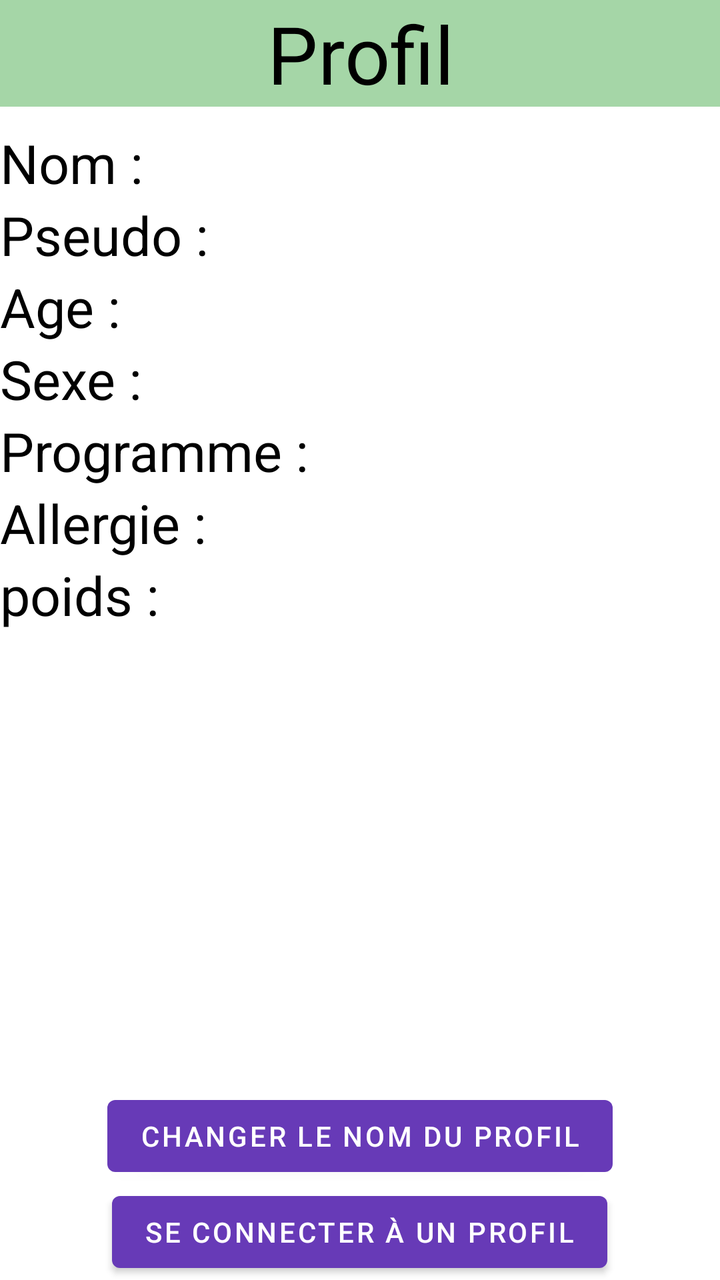
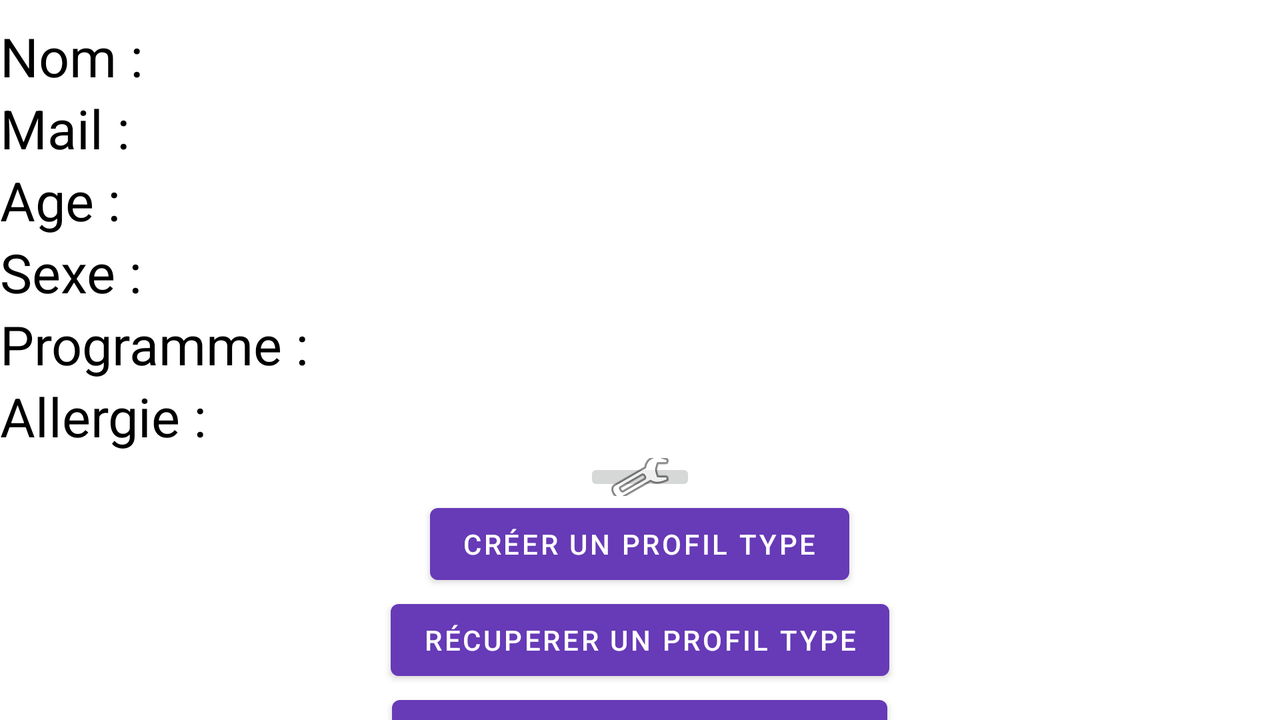

Two renders of one Android screen. The first uses the default layout on a phone; the second uses the alternative layout the repository ships for a different screen configuration, on a matching device. The two XML files are below.
<!-- AndroidManifest.xml: application theme Theme.Ambrosia -->
<!-- res/layout/fragment_profil.xml -->
<?xml version="1.0" encoding="utf-8"?>
<LinearLayout xmlns:android="http://schemas.android.com/apk/res/android"
    xmlns:app="http://schemas.android.com/apk/res-auto"
    xmlns:tools="http://schemas.android.com/tools"
    android:layout_width="match_parent"
    android:layout_height="match_parent"
    android:gravity="top"
    android:orientation="vertical"
    tools:context=".Profil">


    <TextView
        android:id="@+id/profil"
        android:layout_width="match_parent"
        android:layout_height="wrap_content"
        android:background="@color/green_200"
        android:text="@string/profil"
        android:textAlignment="center"
        android:textColor="@color/black"
        android:textSize="@dimen/titre_profil_size" />


    <LinearLayout
        android:layout_width="match_parent"
        android:layout_height="wrap_content"
        android:layout_marginTop="10dp"
        android:layout_weight="1"
        android:orientation="vertical">

        <TextView
            android:id="@+id/nom"
            android:layout_width="wrap_content"
            android:layout_height="wrap_content"
            android:orientation="horizontal"
            android:text="Nom :"
            android:textColor="@color/black"
            android:textSize="@dimen/nom_profil_size" />

        <TextView
            android:id="@+id/pseudo"
            android:layout_width="wrap_content"
            android:layout_height="wrap_content"
            android:text="Pseudo :"
            android:textColor="@color/black"
            android:textSize="@dimen/mail_profil_size" />

        <TextView
            android:id="@+id/age"
            android:layout_width="wrap_content"
            android:layout_height="wrap_content"
            android:text="Age :"
            android:textColor="@color/black"
            android:textSize="@dimen/age_profil_size" />

        <TextView
            android:id="@+id/sexe"
            android:layout_width="wrap_content"
            android:layout_height="wrap_content"
            android:text="Sexe :"
            android:textColor="@color/black"
            android:textSize="@dimen/sex_profil_size" />

        <TextView
            android:id="@+id/programme"
            android:layout_width="wrap_content"
            android:layout_height="wrap_content"
            android:text="Programme :"
            android:textColor="@color/black"
            android:textSize="@dimen/programme_profil_size" />

        <TextView
            android:id="@+id/allergie"
            android:layout_width="wrap_content"
            android:layout_height="wrap_content"
            android:text="Allergie :"
            android:textColor="@color/black"
            android:textSize="@dimen/allergie_profil_size" />

        <TextView
            android:id="@+id/poids"
            android:layout_width="wrap_content"
            android:layout_height="wrap_content"
            android:text="poids :"
            android:textColor="@color/black"
            android:textSize="@dimen/poids_profil_size" />

    </LinearLayout>


    <Button
        android:id="@+id/recuperation"
        android:layout_width="wrap_content"
        android:layout_height="wrap_content"
        android:layout_marginBottom="0dp"
        android:layout_gravity="center_horizontal"
        android:text="Changer le nom du profil" />

    <Button
        android:id="@+id/connection"
        android:layout_width="wrap_content"
        android:layout_height="wrap_content"
        android:layout_gravity="center_horizontal"
        android:layout_marginBottom="0dp"
        android:text="Se connecter à un profil" />


</LinearLayout>
<!-- resources referenced by this layout -->
<resources>
  <color name="black">#FF000000</color>
  <color name="green_200">#FFA5D6A7</color>
  <!-- from res/values-xxhdpi/ -->
  <dimen name="age_profil_size"> 27sp</dimen>
  <!-- from res/values-xxhdpi/ -->
  <dimen name="allergie_profil_size"> 27sp</dimen>
  <!-- from res/values-xxhdpi/ -->
  <dimen name="mail_profil_size"> 27sp</dimen>
  <!-- from res/values-xxhdpi/ -->
  <dimen name="nom_profil_size"> 27sp</dimen>
  <!-- from res/values-xxhdpi/ -->
  <dimen name="poids_profil_size"> 27sp</dimen>
  <!-- from res/values-xxhdpi/ -->
  <dimen name="programme_profil_size"> 27sp</dimen>
  <!-- from res/values-xxhdpi/ -->
  <dimen name="sex_profil_size"> 27sp</dimen>
  <!-- from res/values-xxhdpi/ -->
  <dimen name="titre_profil_size"> 40sp</dimen>
  <string name="profil">Profil</string>
  <style name="Theme.Ambrosia" parent="Theme.MaterialComponents.DayNight.DarkActionBar">
          
          <item name="colorPrimary">@color/purple_500</item>
          <item name="colorPrimaryVariant">@color/purple_700</item>
          <item name="colorOnPrimary">@color/white</item>
          
          <item name="colorSecondary">@color/teal_200</item>
          <item name="colorSecondaryVariant">@color/teal_700</item>
          <item name="colorOnSecondary">@color/black</item>
          
          <item name="android:statusBarColor" tools:targetApi="l">?attr/colorPrimaryVariant</item>
          
      </style>
  <color name="purple_500">#FF673AB7</color>
  <color name="purple_700">#FF512DA8</color>
  <color name="white">#FFFFFFFF</color>
  <color name="teal_200">#FF80CBC4</color>
  <color name="teal_700">#FF00796B</color>
</resources>
<!-- res/layout-land/fragment_profil.xml (the repository's variant of the layout above) -->
<!-- drawn on the phone turned sideways -->
<?xml version="1.0" encoding="utf-8"?>
<LinearLayout xmlns:android="http://schemas.android.com/apk/res/android"
    xmlns:app="http://schemas.android.com/apk/res-auto"
    xmlns:tools="http://schemas.android.com/tools"
    android:layout_width="match_parent"
    android:layout_height="match_parent"
    android:gravity="top"
    android:orientation="vertical"
    tools:context=".Profil">


    <TextView
        android:id="@+id/profil"
        android:layout_width="match_parent"
        android:layout_height="1dp"
        android:layout_weight="1"
        android:background="@color/purple_200"
        android:text="@string/profil"
        android:textAlignment="center"
        android:textColor="@color/black"
        android:textSize="@dimen/titre_profil_size" />


    <LinearLayout
        android:layout_width="match_parent"
        android:layout_height="wrap_content"
        android:layout_marginTop="10dp"
        android:layout_weight="1"
        android:orientation="vertical">

        <TextView
            android:id="@+id/nom"
            android:layout_width="wrap_content"
            android:layout_height="wrap_content"
            android:orientation="horizontal"
            android:text="Nom :"
            android:textColor="@color/black"
            android:textSize="@dimen/nom_profil_size" />

        <TextView
            android:id="@+id/mail"
            android:layout_width="wrap_content"
            android:layout_height="wrap_content"
            android:text="Mail :"
            android:textColor="@color/black"
            android:textSize="@dimen/mail_profil_size" />

        <TextView
            android:id="@+id/age"
            android:layout_width="wrap_content"
            android:layout_height="wrap_content"
            android:text="Age :"
            android:textColor="@color/black"
            android:textSize="@dimen/age_profil_size" />

        <TextView
            android:id="@+id/sexe"
            android:layout_width="wrap_content"
            android:layout_height="wrap_content"
            android:text="Sexe :"
            android:textColor="@color/black"
            android:textSize="@dimen/sex_profil_size" />

        <TextView
            android:id="@+id/programme"
            android:layout_width="wrap_content"
            android:layout_height="wrap_content"
            android:text="Programme :"
            android:textColor="@color/black"
            android:textSize="@dimen/programme_profil_size" />

        <TextView
            android:id="@+id/allergie"
            android:layout_width="wrap_content"
            android:layout_height="wrap_content"
            android:text="Allergie :"
            android:textColor="@color/black"
            android:textSize="@dimen/allergie_profil_size" />

        <TextView
            android:id="@+id/poids"
            android:layout_width="wrap_content"
            android:layout_height="wrap_content"
            android:text="poids :"
            android:textColor="@color/black"
            android:textSize="@dimen/poids_profil_size" />

    </LinearLayout>


    <ImageButton
        android:id="@+id/creationProfil"
        android:layout_width="wrap_content"
        android:layout_height="wrap_content"
        android:layout_gravity="center_horizontal"
        android:layout_weight="1"
        android:src="@android:drawable/ic_menu_preferences" />

    <Button
        android:id="@+id/creation"
        android:layout_width="wrap_content"
        android:layout_height="wrap_content"
        android:layout_gravity="center_horizontal"
        android:text="Créer un profil type" />

    <Button
        android:id="@+id/recuperation"
        android:layout_width="wrap_content"
        android:layout_height="wrap_content"
        android:layout_marginBottom="0dp"
        android:layout_gravity="center_horizontal"
        android:text="Récuperer un profil type" />

    <Button
        android:id="@+id/connection"
        android:layout_width="wrap_content"
        android:layout_height="wrap_content"
        android:layout_gravity="center_horizontal"
        android:layout_marginBottom="0dp"
        android:text="Se connecter à un profil" />


</LinearLayout>
<!-- resources referenced by the variant -->
<!-- as the phone turned sideways resolves them -->
<resources>
  <color name="black">#FF000000</color>
  <color name="purple_200">#FF9FA8DA</color>
  <!-- from res/values-xxhdpi/ -->
  <dimen name="age_profil_size"> 27sp</dimen>
  <!-- from res/values-xxhdpi/ -->
  <dimen name="allergie_profil_size"> 27sp</dimen>
  <!-- from res/values-xxhdpi/ -->
  <dimen name="mail_profil_size"> 27sp</dimen>
  <!-- from res/values-xxhdpi/ -->
  <dimen name="nom_profil_size"> 27sp</dimen>
  <!-- from res/values-xxhdpi/ -->
  <dimen name="poids_profil_size"> 27sp</dimen>
  <!-- from res/values-xxhdpi/ -->
  <dimen name="programme_profil_size"> 27sp</dimen>
  <!-- from res/values-xxhdpi/ -->
  <dimen name="sex_profil_size"> 27sp</dimen>
  <!-- from res/values-xxhdpi/ -->
  <dimen name="titre_profil_size"> 40sp</dimen>
  <string name="profil">Profil</string>
  <style name="Theme.Ambrosia" parent="Theme.MaterialComponents.DayNight.DarkActionBar">
          
          <item name="colorPrimary">@color/purple_500</item>
          <item name="colorPrimaryVariant">@color/purple_700</item>
          <item name="colorOnPrimary">@color/white</item>
          
          <item name="colorSecondary">@color/teal_200</item>
          <item name="colorSecondaryVariant">@color/teal_700</item>
          <item name="colorOnSecondary">@color/black</item>
          
          <item name="android:statusBarColor" tools:targetApi="l">?attr/colorPrimaryVariant</item>
          
      </style>
  <color name="purple_500">#FF673AB7</color>
  <color name="purple_700">#FF512DA8</color>
  <color name="white">#FFFFFFFF</color>
  <color name="teal_200">#FF80CBC4</color>
  <color name="teal_700">#FF00796B</color>
</resources>
